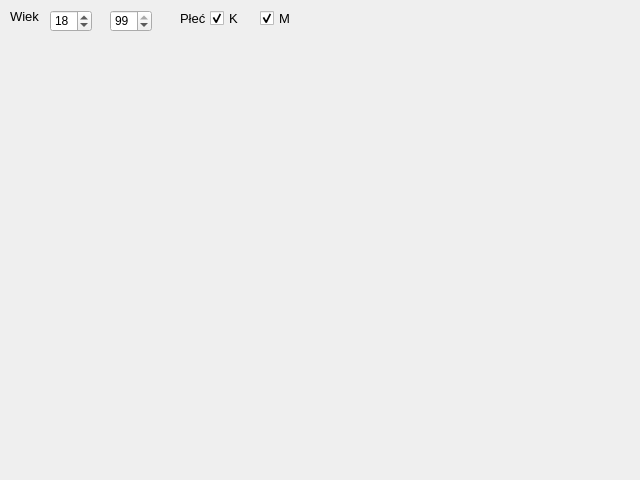
<?xml version="1.0" encoding="UTF-8"?>
<ui version="4.0">
 <class>MainWindow</class>
 <widget class="QMainWindow" name="MainWindow">
  <property name="geometry">
   <rect>
    <x>0</x>
    <y>0</y>
    <width>640</width>
    <height>480</height>
   </rect>
  </property>
  <property name="windowTitle">
   <string>MainWindow</string>
  </property>
  <widget class="QWidget" name="centralwidget">
   <widget class="QSpinBox" name="spinBox">
    <property name="geometry">
     <rect>
      <x>50</x>
      <y>10</y>
      <width>42</width>
      <height>22</height>
     </rect>
    </property>
    <property name="value">
     <number>18</number>
    </property>
   </widget>
   <widget class="QSpinBox" name="spinBox_2">
    <property name="geometry">
     <rect>
      <x>110</x>
      <y>10</y>
      <width>42</width>
      <height>22</height>
     </rect>
    </property>
    <property name="value">
     <number>99</number>
    </property>
   </widget>
   <widget class="QCheckBox" name="checkBox">
    <property name="geometry">
     <rect>
      <x>210</x>
      <y>10</y>
      <width>31</width>
      <height>17</height>
     </rect>
    </property>
    <property name="font">
     <font>
      <pointsize>10</pointsize>
     </font>
    </property>
    <property name="text">
     <string>K</string>
    </property>
    <property name="checked">
     <bool>true</bool>
    </property>
    <property name="tristate">
     <bool>false</bool>
    </property>
   </widget>
   <widget class="QCheckBox" name="checkBox_2">
    <property name="geometry">
     <rect>
      <x>260</x>
      <y>10</y>
      <width>31</width>
      <height>17</height>
     </rect>
    </property>
    <property name="font">
     <font>
      <pointsize>10</pointsize>
     </font>
    </property>
    <property name="text">
     <string>M</string>
    </property>
    <property name="checked">
     <bool>true</bool>
    </property>
   </widget>
   <widget class="QLabel" name="label">
    <property name="geometry">
     <rect>
      <x>10</x>
      <y>10</y>
      <width>47</width>
      <height>13</height>
     </rect>
    </property>
    <property name="font">
     <font>
      <pointsize>10</pointsize>
     </font>
    </property>
    <property name="text">
     <string>Wiek</string>
    </property>
   </widget>
   <widget class="QLabel" name="label_2">
    <property name="geometry">
     <rect>
      <x>180</x>
      <y>10</y>
      <width>31</width>
      <height>16</height>
     </rect>
    </property>
    <property name="font">
     <font>
      <pointsize>10</pointsize>
     </font>
    </property>
    <property name="text">
     <string>Płeć</string>
    </property>
   </widget>
  </widget>
 </widget>
 <resources/>
 <connections/>
</ui>
